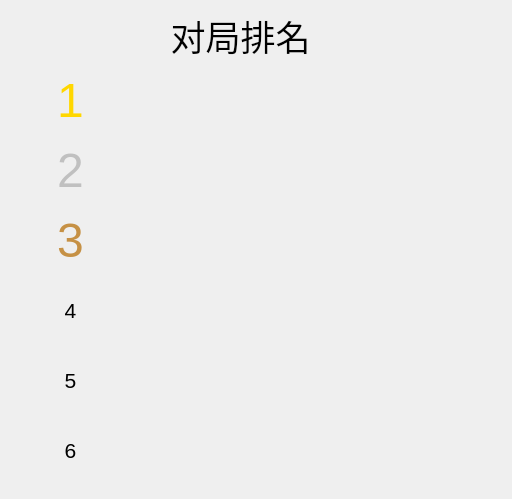
<?xml version="1.0" encoding="UTF-8"?>
<ui version="4.0">
 <class>rank</class>
 <widget class="QWidget" name="rank">
  <property name="geometry">
   <rect>
    <x>0</x>
    <y>0</y>
    <width>512</width>
    <height>499</height>
   </rect>
  </property>
  <property name="windowTitle">
   <string>Form</string>
  </property>
  <widget class="QLabel" name="label">
   <property name="geometry">
    <rect>
     <x>140</x>
     <y>10</y>
     <width>201</width>
     <height>51</height>
    </rect>
   </property>
   <property name="font">
    <font>
     <pointsize>26</pointsize>
    </font>
   </property>
   <property name="text">
    <string>对局排名</string>
   </property>
   <property name="alignment">
    <set>Qt::AlignCenter</set>
   </property>
  </widget>
  <widget class="QLabel" name="r1">
   <property name="geometry">
    <rect>
     <x>50</x>
     <y>80</y>
     <width>41</width>
     <height>41</height>
    </rect>
   </property>
   <property name="font">
    <font>
     <pointsize>36</pointsize>
    </font>
   </property>
   <property name="styleSheet">
    <string notr="true">color: rgb(255, 215, 0);</string>
   </property>
   <property name="text">
    <string>1</string>
   </property>
   <property name="alignment">
    <set>Qt::AlignCenter</set>
   </property>
  </widget>
  <widget class="QLabel" name="r2">
   <property name="geometry">
    <rect>
     <x>50</x>
     <y>150</y>
     <width>41</width>
     <height>41</height>
    </rect>
   </property>
   <property name="font">
    <font>
     <pointsize>36</pointsize>
    </font>
   </property>
   <property name="styleSheet">
    <string notr="true">color: rgb(192, 192, 192);</string>
   </property>
   <property name="text">
    <string>2</string>
   </property>
   <property name="alignment">
    <set>Qt::AlignCenter</set>
   </property>
  </widget>
  <widget class="QLabel" name="r3">
   <property name="geometry">
    <rect>
     <x>50</x>
     <y>220</y>
     <width>41</width>
     <height>41</height>
    </rect>
   </property>
   <property name="font">
    <font>
     <pointsize>36</pointsize>
    </font>
   </property>
   <property name="styleSheet">
    <string notr="true">color: rgb(198, 145, 69);</string>
   </property>
   <property name="text">
    <string>3</string>
   </property>
   <property name="alignment">
    <set>Qt::AlignCenter</set>
   </property>
  </widget>
  <widget class="QLabel" name="r4">
   <property name="geometry">
    <rect>
     <x>50</x>
     <y>290</y>
     <width>41</width>
     <height>41</height>
    </rect>
   </property>
   <property name="font">
    <font>
     <pointsize>16</pointsize>
    </font>
   </property>
   <property name="text">
    <string>4</string>
   </property>
   <property name="alignment">
    <set>Qt::AlignCenter</set>
   </property>
  </widget>
  <widget class="QLabel" name="r5">
   <property name="geometry">
    <rect>
     <x>50</x>
     <y>360</y>
     <width>41</width>
     <height>41</height>
    </rect>
   </property>
   <property name="font">
    <font>
     <pointsize>16</pointsize>
    </font>
   </property>
   <property name="text">
    <string>5</string>
   </property>
   <property name="alignment">
    <set>Qt::AlignCenter</set>
   </property>
  </widget>
  <widget class="QLabel" name="r6">
   <property name="geometry">
    <rect>
     <x>50</x>
     <y>430</y>
     <width>41</width>
     <height>41</height>
    </rect>
   </property>
   <property name="font">
    <font>
     <pointsize>16</pointsize>
    </font>
   </property>
   <property name="text">
    <string>6</string>
   </property>
   <property name="alignment">
    <set>Qt::AlignCenter</set>
   </property>
  </widget>
  <widget class="QLabel" name="name1">
   <property name="geometry">
    <rect>
     <x>150</x>
     <y>80</y>
     <width>331</width>
     <height>41</height>
    </rect>
   </property>
   <property name="font">
    <font>
     <pointsize>16</pointsize>
    </font>
   </property>
   <property name="text">
    <string/>
   </property>
   <property name="alignment">
    <set>Qt::AlignCenter</set>
   </property>
  </widget>
  <widget class="QLabel" name="name2">
   <property name="geometry">
    <rect>
     <x>150</x>
     <y>150</y>
     <width>331</width>
     <height>41</height>
    </rect>
   </property>
   <property name="font">
    <font>
     <pointsize>18</pointsize>
    </font>
   </property>
   <property name="text">
    <string/>
   </property>
   <property name="alignment">
    <set>Qt::AlignCenter</set>
   </property>
  </widget>
  <widget class="QLabel" name="name3">
   <property name="geometry">
    <rect>
     <x>150</x>
     <y>220</y>
     <width>331</width>
     <height>41</height>
    </rect>
   </property>
   <property name="font">
    <font>
     <pointsize>18</pointsize>
    </font>
   </property>
   <property name="text">
    <string/>
   </property>
   <property name="alignment">
    <set>Qt::AlignCenter</set>
   </property>
  </widget>
  <widget class="QLabel" name="name4">
   <property name="geometry">
    <rect>
     <x>150</x>
     <y>290</y>
     <width>331</width>
     <height>41</height>
    </rect>
   </property>
   <property name="font">
    <font>
     <pointsize>18</pointsize>
    </font>
   </property>
   <property name="text">
    <string/>
   </property>
   <property name="alignment">
    <set>Qt::AlignCenter</set>
   </property>
  </widget>
  <widget class="QLabel" name="name5">
   <property name="geometry">
    <rect>
     <x>150</x>
     <y>360</y>
     <width>331</width>
     <height>41</height>
    </rect>
   </property>
   <property name="font">
    <font>
     <pointsize>18</pointsize>
    </font>
   </property>
   <property name="text">
    <string/>
   </property>
   <property name="alignment">
    <set>Qt::AlignCenter</set>
   </property>
  </widget>
  <widget class="QLabel" name="name6">
   <property name="geometry">
    <rect>
     <x>150</x>
     <y>430</y>
     <width>331</width>
     <height>41</height>
    </rect>
   </property>
   <property name="font">
    <font>
     <pointsize>18</pointsize>
    </font>
   </property>
   <property name="text">
    <string/>
   </property>
   <property name="alignment">
    <set>Qt::AlignCenter</set>
   </property>
  </widget>
 </widget>
 <resources/>
 <connections/>
</ui>
